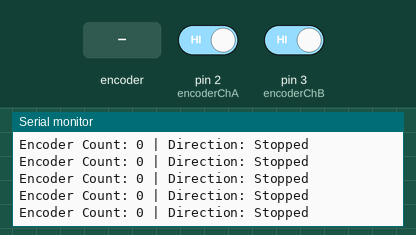
The sketch below on a simulated Arduino Uno, built with avr-gcc and run on an emulated ATmega328P. On the bench: the last lines printed to the serial monitor. Inputs (shaded band) come from the test bench; at power-on: pin 2 (encoderChA) HIGH, pin 3 (encoderChB) HIGH.

Above: at 1.2 s.
1.3 s: rotary encoder on pin 2 (encoderChA) / pin 3 (encoderChB) turned 1 step (first pin leading)
At 1.42 s:
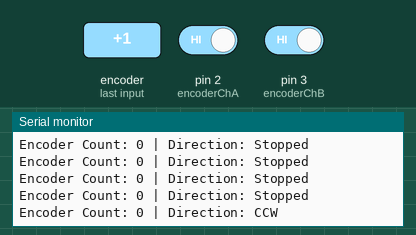
3.0 s: rotary encoder on pin 2 (encoderChA) / pin 3 (encoderChB) turned 2 steps (second pin leading)
At 4.0 s:
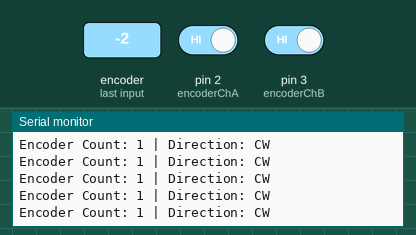
4.9 s: rotary encoder on pin 2 (encoderChA) / pin 3 (encoderChB) turned 1 step (first pin leading)
At 5.8 s:
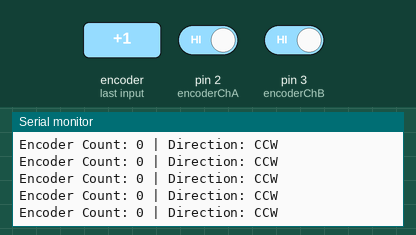
8.1 s: rotary encoder on pin 2 (encoderChA) / pin 3 (encoderChB) turned 1 step (first pin leading)
At 8.9 s:
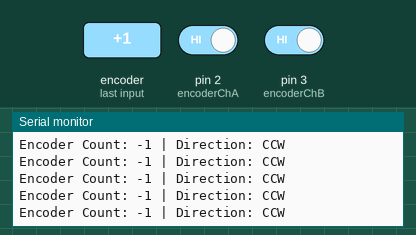
11.3 s: rotary encoder on pin 2 (encoderChA) / pin 3 (encoderChB) turned 2 steps (second pin leading)
At 11.9 s:
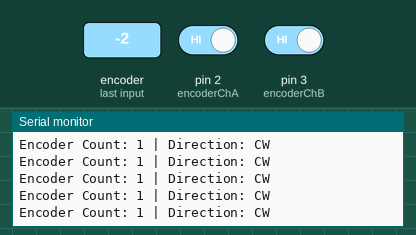
Timing chart, 0 to 14.3 s (numbered marks = the images above; inputs shaded):
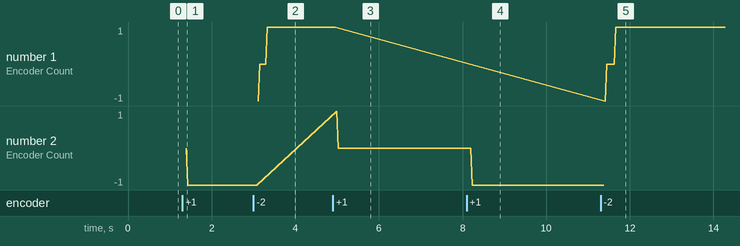

The sketch:

Annexure_A_Determining_Rotation_Direction.ino
```cpp
// ---------------- Encoder Pins ----------------
const int encoderChA = 2;  // Channel A connected to D2 (interrupt)
const int encoderChB = 3;  // Channel B connected to D3

volatile long encoderCount = 0;
volatile int direction = 0;  // +1 = CW, -1 = CCW

void setup() {
  Serial.begin(9600);

  pinMode(encoderChA, INPUT);
  pinMode(encoderChB, INPUT);

  // Interrupt on rising edge of channel A
  attachInterrupt(digitalPinToInterrupt(encoderChA), encoderISR, RISING);

  Serial.println("Rotate the motor shaft in both directions to test...");
}

void loop() {
  // Show count and direction
  Serial.print("Encoder Count: ");
  Serial.print(encoderCount);
  Serial.print(" | Direction: ");

  if (direction == 1) {
    Serial.println("CW");
  } else if (direction == -1) {
    Serial.println("CCW");
  } else {
    Serial.println("Stopped");
  }

  delay(2);
}

void encoderISR() {
  // Direction detection using channel B
  if (digitalRead(encoderChB) == HIGH) {
    encoderCount++;     // One direction → CW
    direction = 1;
  } else {
    encoderCount--;     // Opposite direction → CCW
    direction = -1;
  }
}
```

Measured:
- after the input at 1.3 s, the serial monitor: prints a new line after 0.09 s (image 1)
- after the input at 3.0 s, the serial monitor: prints a new line after 0.12 s (image 2)
- after the input at 4.9 s, the serial monitor: prints a new line after 0.09 s (image 3)
- after the input at 8.1 s, the serial monitor: prints a new line after 0.13 s (image 4)
- after the input at 11.3 s, the serial monitor: prints a new line after 0.11 s (image 5)
- plotted number 2: 0 → -1 after the input at 8.1 s
